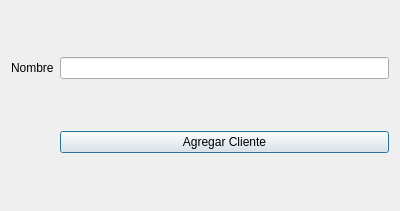
<?xml version="1.0" encoding="UTF-8"?>
<ui version="4.0">
 <class>agregar_cliente</class>
 <widget class="QDialog" name="agregar_cliente">
  <property name="geometry">
   <rect>
    <x>0</x>
    <y>0</y>
    <width>400</width>
    <height>211</height>
   </rect>
  </property>
  <property name="windowTitle">
   <string>Dialog</string>
  </property>
  <layout class="QGridLayout" name="gridLayout">
   <item row="0" column="0">
    <widget class="QLabel" name="label">
     <property name="text">
      <string>Nombre</string>
     </property>
    </widget>
   </item>
   <item row="0" column="1">
    <widget class="QLineEdit" name="tf_nombre"/>
   </item>
   <item row="1" column="1">
    <widget class="QPushButton" name="pushButton">
     <property name="text">
      <string>Agregar Cliente</string>
     </property>
    </widget>
   </item>
  </layout>
 </widget>
 <resources/>
 <connections/>
</ui>
